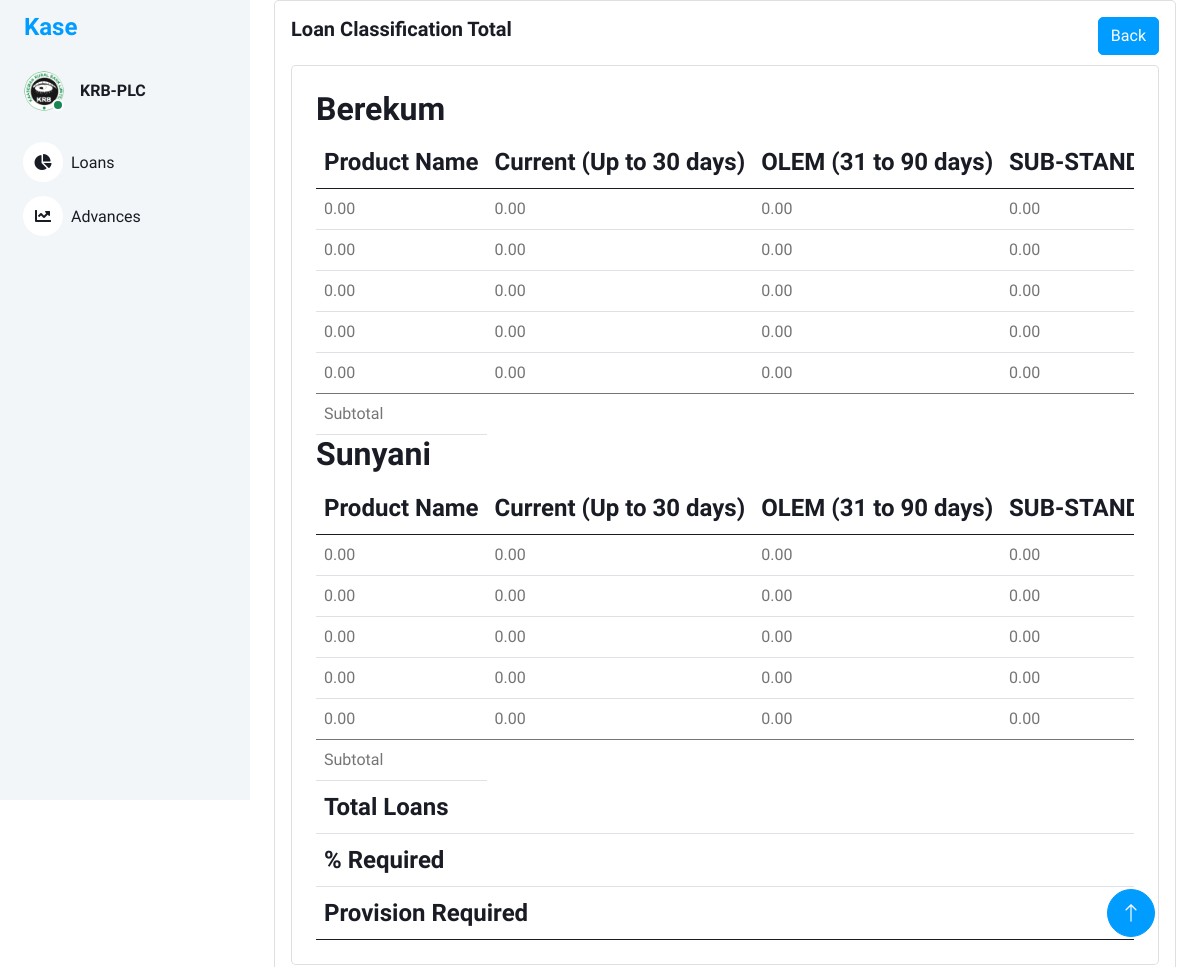
The page /loan_classification_total/1 on the database its author committed.
### models/loan_classification_files.py (models this page shows, shortened)
class LoanClassificationFiles(db.Model):
    id = db.Column(db.Integer, primary_key=True)
    branch_name = db.Column(db.String(100), nullable=False)
    loan_class_id = db.Column(db.String(100), nullable=True)
    filename = db.Column(db.String(100), nullable=True)

### models/loan_classification_items.py (models this page shows, shortened)
class LoanClassificationItems(db.Model):
    id = db.Column(db.Integer, primary_key=True)
    loan_class_file_id = db.Column(db.String(100), nullable=False)
    arrangement = db.Column(db.String(100), nullable=True)
    application_id = db.Column(db.String(100), nullable=True)
    company_branch = db.Column(db.String(100), nullable=True)
    account = db.Column(db.String(100), nullable=True)
    officer = db.Column(db.String(100), nullable=True)
    product_name = db.Column(db.String(100), nullable=True)
    customer = db.Column(db.String(100), nullable=True)
    customer_name = db.Column(db.String(100), nullable=True)
    opening_date = db.Column(db.String(100), nullable=True)
    first_pay_date = db.Column(db.String(100), nullable=True)
    maturity_date = db.Column(db.String(100), nullable=True)
    term = db.Column(db.String(100), nullable=True)
    ccy = db.Column(db.String(100), nullable=True)
    commitment = db.Column(db.String(100), nullable=True)
    principal = db.Column(db.String(100), nullable=True)
    due_date = db.Column(db.String(100), nullable=True)
    overdue = db.Column(db.String(100), nullable=True)
    resch_id = db.Column(db.String(100), nullable=True)
    status = db.Column(db.String(100), nullable=True)

### views/loan_classification.py (the view)
@bp.route('/loan_classification_total/<int:id>')
def loan_classification_total(id):
    loan_classification_uploads = LoanClassificationFiles.query.filter_by(loan_class_id=id).all()
    branches_data = {}  # Dictionary to store all branches data
    default_classifications = {
        'Current (Up to 30 days)': {'Commitment': 0.00, 'Principal': 0.00, 'Count': 0},
        'OLEM (31 to 90 days)': {'Commitment': 0.00, 'Principal': 0.00, 'Count': 0},
        'SUB-STAND (91 to 180 days)': {'Commitment': 0.00, 'Principal': 0.00, 'Count': 0},
        'DOUTFUL (181 to 360 days)': {'Commitment': 0.00, 'Principal': 0.00, 'Count': 0},
        'LOSS (Over 360 days)': {'Commitment': 0.00, 'Principal': 0.00, 'Count': 0}
    }
    for classification in loan_classification_uploads:
        branch_name = classification.branch_name
        if branch_name not in branches_data:
            branches_data[branch_name] = {}
        loan_classification_items = LoanClassificationItems.query.filter_by(loan_class_file_id=classification.id).all()
        for item in loan_classification_items:
            product_name = item.product_name
            if item.opening_date is None:
                continue
            loan_classification = classify_loan(item.opening_date)
            if product_name not in branches_data[branch_name]:
                branches_data[branch_name][product_name] = deepcopy(default_classifications)
            branches_data[branch_name][product_name][loan_classification]['Commitment'] += float(item.commitment.replace(',', ''))
            branches_data[branch_name][product_name][loan_classification]['Principal'] += float(item.principal.replace(',', ''))
            branches_data[branch_name][product_name][loan_classification]['Count'] += 1
            branches_data[branch_name][product_name][loan_classification]['Commitment'] = round(branches_data[branch_name][product_name][loan_classification]['Commitment'], 2)
            branches_data[branch_name][product_name][loan_classification]['Principal'] = round(branches_data[branch_name][product_name][loan_classification]['Principal'], 2)
    return render_template('loan_classification_total.html', branches_data=branches_data,id=id)

### views/loan_classification.py (called while the page is built)
def classify_loan(opening_date_str):
    from datetime import datetime  # Make sure you've imported datetime here
    opening_date = datetime.strptime(opening_date_str, '%d-%b-%y').date()
    days_outstanding = (date.today() - opening_date).days
    if days_outstanding <= 30:
        return 'Current (Up to 30 days)'
    elif 31 <= days_outstanding <= 90:
        return 'OLEM (31 to 90 days)'
    elif 91 <= days_outstanding <= 180:
        return 'SUB-STAND (91 to 180 days)'
    elif 181 <= days_outstanding <= 360:
        return 'DOUTFUL (181 to 360 days)'
    else:
        return 'LOSS (Over 360 days)'   # Adjusted key here

### templates/loan_classification_total.html (shortened to what this page needs)
<!DOCTYPE html>
<html lang="en">
<head>
    <link href="https://cdnjs.cloudflare.com/ajax/libs/font-awesome/5.10.0/css/all.min.css" rel="stylesheet">
    <link href="https://cdn.jsdelivr.net/npm/bootstrap-icons@1.4.1/font/bootstrap-icons.css" rel="stylesheet">
    <link href="{{ url_for('static', filename='lib/owlcarousel/assets/owl.carousel.min.css') }}" rel="stylesheet">
    <link href="{{ url_for('static', filename='lib/tempusdominus/css/tempusdominus-bootstrap-4.min.css') }}"
        rel="stylesheet" />
    <link href="{{ url_for('static',filename='css/bootstrap.min.css') }}" rel="stylesheet">
    <link href="{{ url_for('static', filename='css/style.css') }}" rel="stylesheet">
</head>
<body>
    <div class="container-xxl position-relative bg-white d-flex p-0">
        <div class="sidebar pe-4 pb-3">
            <nav class="navbar bg-light navbar-light">
                <a href="{{ url_for('main.index') }}" class="navbar-brand mx-4 mb-3">
                    <h4 class="text-primary">Kase</h4>
                </a>
                <div class="d-flex align-items-center ms-4 mb-4">
                    <div class="position-relative">
                        <img class="rounded-circle" src="{{ url_for('static',filename='img/krblogoBig.png') }}" alt=""
                            style="width: 40px; height: 40px;">
                        <div
                            class="bg-success rounded-circle border border-2 border-white position-absolute end-0 bottom-0 p-1">
                        </div>
                    </div>
                    <div class="ms-3">
                        <h6 class="mb-0">KRB-PLC</h6>
                    </div>
                </div>
                <div class="navbar-nav w-100">
                    <a href="{{ url_for('main.index') }}" class="nav-item nav-link"><i
                            class="fa fa-chart-pie me-2"></i>Loans
                    </a>
                    <a href="{{ url_for('returns.returns') }}" class="nav-item nav-link"><i
                            class="fa fa-chart-line me-2"></i>Advances</a>
                </div>
            </nav>
        </div>
        <div class="content">
            <div class="container-fluid">
                <div class="container-fluid">
                    <div class="card">
                        <div class="card-body">
                            <div class="d-flex justify-content-between">
                                <div>
                                    <h5 class="card-title fw-semibold mb-4">Loan Classification Total</h5>
                                </div>
                                <div>
                                    <a href="{{ url_for('loan_classification.loan_classification_uploads', id=id )}}" class="btn btn-primary">Back</a>
                                </div>
                            </div>
                            <div class="card w-100">
                                <div class="card-body p-4">
                                    {% for branch_name, products in branches_data.items() %}
                                    <h2>{{ branch_name }}</h2>
                                    <div class="table-responsive">
                                    <table class="table text-nowrap mb-0 align-middle" >
                                        <thead class="text-dark fs-4">
                                            <tr>
                                                <th>Product Name</th>
                                                <th>Current (Up to 30 days)</th>
                                                <th>OLEM (31 to 90 days)</th>
                                                <th>SUB-STAND (91 to 180 days)</th>
                                            </tr>
                                        </thead>
                                        <tbody>
                                            {% for product_name, classifications in products.items() %}
                                                <tr>
                                                    <td>{{ "{:,.2f}".format(classifications['Current (Up to 30 days)']['Commitment']) }}</td>
                                                    <td>{{ "{:,.2f}".format(classifications['OLEM (31 to 90 days)']['Commitment']) }}</td>
                                                    <td>{{ "{:,.2f}".format(classifications['SUB-STAND (91 to 180 days)']['Commitment']) }}</td>
                                                    <td>{{ "{:,.2f}".format(classifications['DOUTFUL (181 to 360 days)']['Commitment']) }}</td>
                                                </tr>
                                            {% endfor %}
                                        </tbody>
                                        <tfoot>
                                            <tr>
                                                <td>Subtotal</td>
                                            </tr>
                                        </tfoot>
                                    </table>
                                </div>
                                {% endfor %}
                                <div class="table-responsive">
                                    <table class="table text-nowrap mb-0 align-middle">
                                        <thead class="text-dark fs-4">
                                            <tr>
                                                <th>Total Loans</th>
                                            </tr>
                                            <tr>
                                                <th>% Required</th>
                                            </tr>
                                            <tr>
                                                <th>Provision Required</th>
                                            </tr>
                                        </thead>
                                    </table>
                                </div>
                                </div>
                            </div>
                        </div>
                    </div>
                </div>
            </div>
            <a href="#" class="btn btn-lg btn-primary btn-lg-square back-to-top"><i class="bi bi-arrow-up"></i></a>
        </div>
    </div>
</body>
</html>

### static/css/style.css (style rules this page uses)
:root { --primary: #009CFF; --light: #F3F6F9; --dark: #191C24; }
.back-to-top { position: fixed; display: none; right: 45px; bottom: 45px; z-index: 99; }
.btn { transition: .5s; }
.btn.btn-primary { color: #FFFFFF; }
.btn-lg-square { width: 48px; height: 48px; }
.btn-square, .btn-sm-square, .btn-lg-square { padding: 0; display: inline-flex; align-items: center; justify-content: center; font-weight: normal; border-radius: 50px; }
.sidebar { position: fixed; top: 0; left: 0; bottom: 0; width: 250px; height: 100vh; overflow-y: auto; background: var(--light); transition: 0.5s; z-index: 999; }
.content { margin-left: 250px; min-height: 100vh; background: #FFFFFF; transition: 0.5s; }
@media (min-width: 992px) { .sidebar { margin-left: 0; } }
@media (min-width: 992px) { .content { width: calc(100% - 250px); } }
.sidebar .navbar .navbar-nav .nav-link { padding: 7px 20px; color: var(--dark); font-weight: 500; border-left: 3px solid var(--light); border-radius: 0 30px 30px 0; outline: none; }
.sidebar .navbar .navbar-nav .nav-link i { width: 40px; height: 40px; display: inline-flex; align-items: center; justify-content: center; background: #FFFFFF; border-radius: 40px; }

### rows shown on the page
LoanClassificationFiles: branch_name "Berekum"
LoanClassificationItems: classifications "0.00"
LoanClassificationItems: classifications "0.00"
LoanClassificationItems: classifications "0.00"
LoanClassificationItems: classifications "0.00"
LoanClassificationItems: classifications "0.00"
LoanClassificationFiles: branch_name "Sunyani"
LoanClassificationItems: classifications "0.00"
LoanClassificationItems: classifications "0.00"
LoanClassificationItems: classifications "0.00"
LoanClassificationItems: classifications "0.00"
LoanClassificationItems: classifications "0.00"
